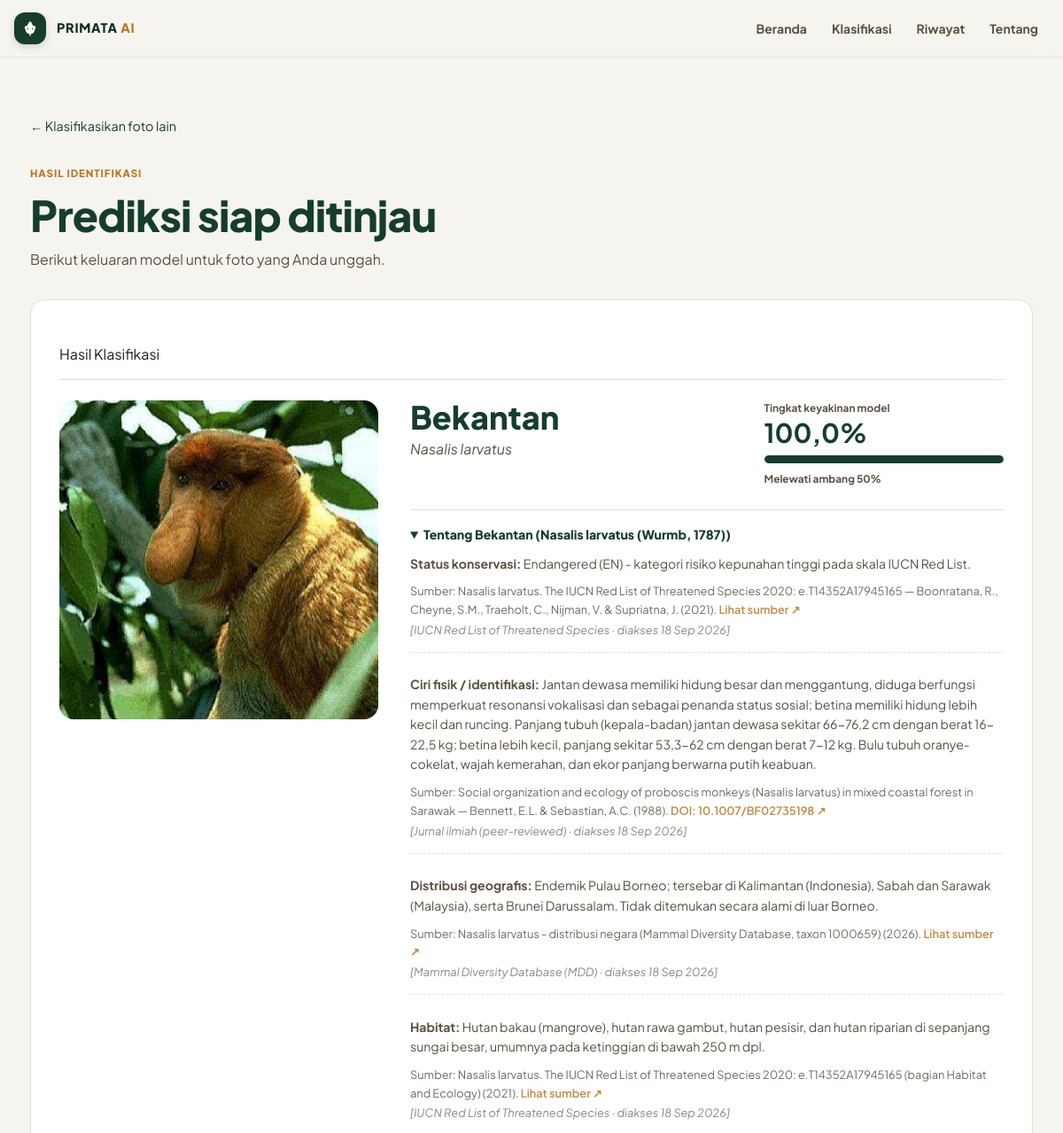
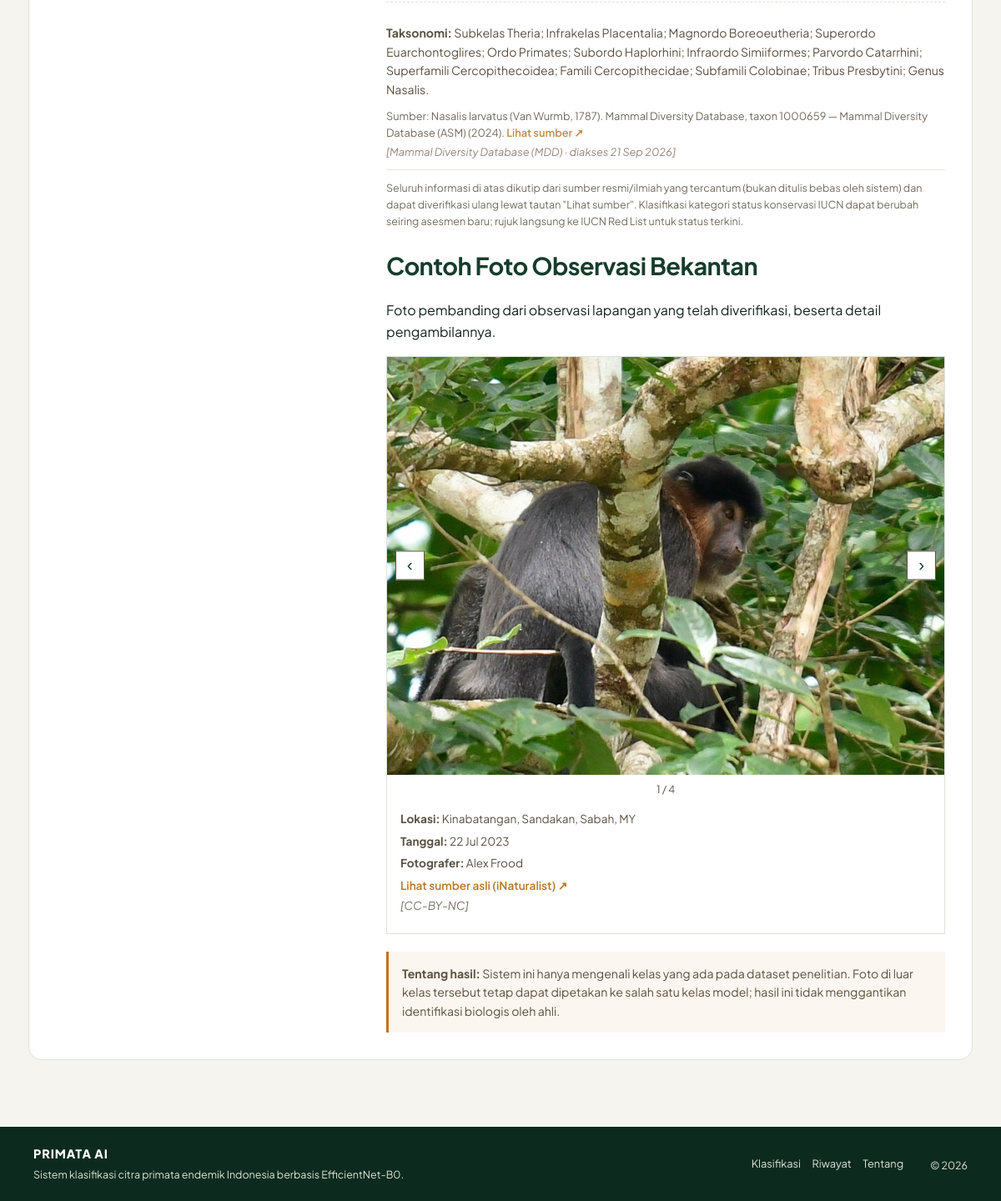
The page /hasil/1/ on the database its author committed (2 pictures, top to bottom).
### classifier/models.py (models this page shows, shortened)
class RiwayatKlasifikasi(models.Model):
    gambar = models.ImageField(upload_to='riwayat/')
    label_prediksi = models.CharField(max_length=50)
    nama_tampilan = models.CharField(max_length=100)
    keyakinan = models.FloatField(help_text="Persentase keyakinan, misal 81.9")
    is_confident = models.BooleanField(
        default=True,
        help_text="False kalau keyakinan di bawah ambang batas (tidak ditampilkan di Riwayat publik)",
    )
    semua_hasil = models.JSONField(
        default=list,
        help_text="Breakdown confidence untuk semua kelas, dipakai buat render ulang chart",
    )
    waktu = models.DateTimeField(auto_now_add=True)
    class Meta:
        ordering = ['-waktu']
        verbose_name = 'Riwayat Klasifikasi'
        verbose_name_plural = 'Riwayat Klasifikasi'

class Spesies(models.Model):
    kode = models.SlugField(
        max_length=50,
        unique=True,
        help_text="Harus sama dengan label di classifier.ml_utils.CLASS_NAMES, misal 'bekantan'.",
    )
    nama_umum = models.CharField(max_length=100, help_text="Nama umum Bahasa Indonesia, misal 'Bekantan'.")
    nama_ilmiah = models.CharField(max_length=100, help_text="Nama binomial, misal 'Nasalis larvatus'.")
    otoritas_taksonomi = models.CharField(
        max_length=100,
        blank=True,
        help_text="Penulis & tahun pertama kali dideskripsikan, misal '(Wurmb, 1787)'.",
    )
    famili = models.CharField(max_length=100, blank=True)
    class Meta:
        verbose_name = 'Spesies'
        verbose_name_plural = 'Spesies'
        ordering = ['nama_umum']

class FaktaSpesies(models.Model):
    KATEGORI_CHOICES = [
        ('taksonomi', 'Taksonomi'),
        ('status_konservasi', 'Status Konservasi'),
        ('ciri_fisik', 'Ciri Fisik / Identifikasi'),
        ('distribusi', 'Distribusi Geografis'),
        ('habitat', 'Habitat'),
    ]
    SOURCE_TYPE_CHOICES = [
        ('iucn_red_list', 'IUCN Red List of Threatened Species'),
        ('mdd', 'Mammal Diversity Database (MDD)'),
        ('jurnal_ilmiah', 'Jurnal ilmiah (peer-reviewed)'),
        ('buku_monograf', 'Buku / Monograf / Taxonomic Revision'),
        ('institusi_resmi', 'Institusi resmi (BKSDA, LIPI/BRIN, IUCN SSC, dst.)'),
    ]
    spesies = models.ForeignKey(Spesies, on_delete=models.CASCADE, related_name='fakta')
    kategori = models.CharField(max_length=30, choices=KATEGORI_CHOICES)
    isi = models.TextField(help_text="Isi informasi, ditulis ringkas dan sesuai sumber (hindari menambah klaim yang tidak ada di sumber).")
    source_type = models.CharField(max_length=30, choices=SOURCE_TYPE_CHOICES)
    source_title = models.CharField(
        max_length=300,
        help_text="Judul rujukan persis, misal 'Nasalis larvatus. The IUCN Red List of Threatened Species 2020: e.T14352A17945165'.",
    )
    source_author = models.CharField(max_length=300, blank=True, help_text="Penulis/tim asesmen, misal 'Boonratana, R. et al.'")
    source_year = models.PositiveIntegerField(null=True, blank=True, help_text="Tahun publikasi/asesmen sumber.")
    source_doi = models.CharField(max_length=150, blank=True, help_text="DOI jika tersedia, misal '10.2305/IUCN.UK.2020-2.RLTS.T14352A17945165.en'.")
    source_url = models.URLField(max_length=500, help_text="Tautan langsung ke sumber (halaman spesies IUCN/MDD, atau DOI paper).")
    source_date = models.DateField(help_text="Tanggal data ini diakses/diverifikasi dari sumber (tanggal akses).")
    catatan = models.TextField(blank=True, help_text="Catatan tambahan, misal jika ada perbedaan pendapat antar sumber.")
    class Meta:
        verbose_name = 'Fakta Spesies'
        verbose_name_plural = 'Fakta Spesies'
        ordering = ['spesies', 'kategori']
        constraints = [
            models.UniqueConstraint(fields=['spesies', 'kategori'], name='unique_kategori_per_spesies'),
        ]

class FotoObservasi(models.Model):
    spesies = models.ForeignKey(Spesies, on_delete=models.CASCADE, related_name='foto_observasi')
    gambar = models.ImageField(upload_to='observasi/')
    lokasi = models.CharField(
        max_length=200, blank=True,
        help_text="Lokasi observasi, misal 'Taman Nasional Tanjung Puting, Kalimantan Tengah'.",
    )
    tanggal_diambil = models.DateField(
        null=True, blank=True,
        help_text="Tanggal foto diambil / observasi dilakukan (bukan tanggal diunggah ke sistem ini).",
    )
    fotografer = models.CharField(max_length=150, blank=True, help_text="Nama observer/fotografer, jika diketahui.")
    sumber_platform = models.CharField(
        max_length=100, blank=True, default='iNaturalist',
        help_text="Platform sumber observasi, misal 'iNaturalist'.",
    )
    sumber_url = models.URLField(max_length=500, blank=True, help_text="Tautan ke observasi asli.")
    lisensi = models.CharField(max_length=100, blank=True, help_text="Lisensi foto, misal 'CC-BY-NC 4.0'.")
    catatan = models.TextField(blank=True)
    urutan = models.PositiveIntegerField(default=0, help_text="Urutan tampil, angka kecil di depan.")
    class Meta:
        verbose_name = 'Foto Observasi'
        verbose_name_plural = 'Foto Observasi'
        ordering = ['spesies', 'urutan', 'id']

### classifier/views.py (the view)
# urls.py: path('hasil/<int:pk>/', views.hasil, name='hasil'),
def hasil(request, pk):
    riwayat = get_object_or_404(RiwayatKlasifikasi, pk=pk)
    display_names = get_display_names_map()
    _, top_sci = display_names.get(riwayat.label_prediksi, (riwayat.nama_tampilan, ''))
    species_info = get_species_info(riwayat.label_prediksi)
    context = {
        'page_title': f'Hasil Klasifikasi — {riwayat.nama_tampilan}',
        'uploaded_image_url': riwayat.gambar.url,
        'prediction': {
            'display_name': riwayat.nama_tampilan,
            'sci_name': top_sci,
            'confidence': riwayat.keyakinan,
            'info': species_info,
            'is_confident': riwayat.is_confident,
        },
        'all_results': riwayat.semua_hasil,
        'threshold_pct': round(CONFIDENCE_THRESHOLD * 100),
    }
    return render(request, 'classifier/hasil.html', context)

### classifier/views.py (called while the page is built)
def get_display_names_map():
    return {
        s.kode: (s.nama_umum, s.nama_ilmiah)
        for s in Spesies.objects.all()
    }

def get_species_info(kode):
    spesies = Spesies.objects.filter(kode=kode).prefetch_related('fakta', 'foto_observasi').first()
    if not spesies:
        return None
    info = {
        'nama_umum': spesies.nama_umum,
        'nama_ilmiah': spesies.nama_ilmiah,
        'otoritas_taksonomi': spesies.otoritas_taksonomi,
        'famili': spesies.famili,
        'fakta': {},
        'foto_observasi': list(spesies.foto_observasi.all()[:4]),
    }
    for f in spesies.fakta.all():
        info['fakta'][f.kategori] = {
            'isi': f.isi,
            'source_type': f.get_source_type_display(),
            'source_title': f.source_title,
            'source_author': f.source_author,
            'source_year': f.source_year,
            'source_doi': f.source_doi,
            'source_url': f.source_url,
            'source_date': f.source_date,
        }
    return info

### classifier/templates/classifier/hasil.html (shortened to what this page needs)
{% extends "classifier/base.html" %}
{% block content %}
<section class="result-hero">
  <p class="back-link"><a href="{% url 'classifier:index' %}">&larr; Klasifikasikan foto lain</a></p>
  <p class="eyebrow">Hasil Identifikasi</p>
  <h1>{% if prediction.is_confident %}Prediksi siap ditinjau{% else %}Hasil perlu diverifikasi{% endif %}</h1>
  <p>Berikut keluaran model untuk foto yang Anda unggah.</p>
</section>
<section class="result-card result-card--redesigned{% if not prediction.is_confident %} result-uncertain{% endif %}">
  <div class="result-heading">
    <p class="label">Hasil Klasifikasi</p>
  </div>
  <div class="result-body">
    <img src="{{ uploaded_image_url }}" alt="Foto yang diunggah" class="result-image">
    <div class="result-info">
      <div class="prediction-summary">
        <div>
          <p class="result-species">{% if prediction.is_confident %}{{ prediction.display_name }}{% else %}{{ prediction.display_name }}{% endif %}</p>
          {% if prediction.is_confident %}
          <p class="result-sci">{{ prediction.sci_name }}</p>
          {% else %}
          <p class="result-uncertain-note">Prediksi tertinggi, tetapi belum melewati ambang validasi sistem.</p>
          {% endif %}
        </div>
        <div class="confidence-meter" aria-label="Tingkat keyakinan model {{ prediction.confidence }} persen">
          <span class="confidence-meter__label">Tingkat keyakinan model</span>
          <strong>{{ prediction.confidence }}%</strong>
          <span class="confidence-meter__track" aria-hidden="true"><span style="width: {{ prediction.confidence }}%"></span></span>
          <span class="confidence-meter__state">{% if prediction.is_confident %}Melewati ambang {{ threshold_pct }}%{% else %}Di bawah ambang {{ threshold_pct }}%{% endif %}</span>
        </div>
      </div>
      {% if prediction.is_confident and prediction.info %}
      <details class="species-note" open>
        <summary>Tentang {{ prediction.display_name }} ({{ prediction.info.nama_ilmiah }}{% if prediction.info.otoritas_taksonomi %} {{ prediction.info.otoritas_taksonomi }}{% endif %})</summary>
        {% with fakta=prediction.info.fakta %}
        {% if fakta.status_konservasi %}
        <div class="species-fact">
          <p><strong>Status konservasi:</strong> {{ fakta.status_konservasi.isi }}</p>
          <p class="species-fact__source">
            Sumber: {{ fakta.status_konservasi.source_title }}{% if fakta.status_konservasi.source_author %} — {{ fakta.status_konservasi.source_author }}{% endif %}{% if fakta.status_konservasi.source_year %} ({{ fakta.status_konservasi.source_year }}){% endif %}.
            <a href="{{ fakta.status_konservasi.source_url }}" target="_blank" rel="noopener noreferrer">Lihat sumber &#8599;</a>
            <span class="species-fact__meta">[{{ fakta.status_konservasi.source_type }} · diakses {{ fakta.status_konservasi.source_date|date:"d M Y" }}]</span>
          </p>
        </div>
        {% endif %}
        {% if fakta.ciri_fisik %}
        <div class="species-fact">
          <p><strong>Ciri fisik / identifikasi:</strong> {{ fakta.ciri_fisik.isi }}</p>
          <p class="species-fact__source">
            Sumber: {{ fakta.ciri_fisik.source_title }}{% if fakta.ciri_fisik.source_author %} — {{ fakta.ciri_fisik.source_author }}{% endif %}{% if fakta.ciri_fisik.source_year %} ({{ fakta.ciri_fisik.source_year }}){% endif %}.
            {% if fakta.ciri_fisik.source_doi %}<a href="https://doi.org/{{ fakta.ciri_fisik.source_doi }}" target="_blank" rel="noopener noreferrer">DOI: {{ fakta.ciri_fisik.source_doi }} &#8599;</a>{% else %}<a href="{{ fakta.ciri_fisik.source_url }}" target="_blank" rel="noopener noreferrer">Lihat sumber &#8599;</a>{% endif %}
            <span class="species-fact__meta">[{{ fakta.ciri_fisik.source_type }} · diakses {{ fakta.ciri_fisik.source_date|date:"d M Y" }}]</span>
          </p>
        </div>
        {% endif %}
        {% if fakta.distribusi %}
        <div class="species-fact">
          <p><strong>Distribusi geografis:</strong> {{ fakta.distribusi.isi }}</p>
          <p class="species-fact__source">
            Sumber: {{ fakta.distribusi.source_title }}{% if fakta.distribusi.source_year %} ({{ fakta.distribusi.source_year }}){% endif %}.
            <a href="{{ fakta.distribusi.source_url }}" target="_blank" rel="noopener noreferrer">Lihat sumber &#8599;</a>
            <span class="species-fact__meta">[{{ fakta.distribusi.source_type }} · diakses {{ fakta.distribusi.source_date|date:"d M Y" }}]</span>
          </p>
        </div>
        {% endif %}
        {% if fakta.habitat %}
        <div class="species-fact">
          <p><strong>Habitat:</strong> {{ fakta.habitat.isi }}</p>
          <p class="species-fact__source">
            Sumber: {{ fakta.habitat.source_title }}{% if fakta.habitat.source_year %} ({{ fakta.habitat.source_year }}){% endif %}.
            <a href="{{ fakta.habitat.source_url }}" target="_blank" rel="noopener noreferrer">Lihat sumber &#8599;</a>
            <span class="species-fact__meta">[{{ fakta.habitat.source_type }} · diakses {{ fakta.habitat.source_date|date:"d M Y" }}]</span>
          </p>
        </div>
        {% endif %}
        {% if fakta.taksonomi %}
        <div class="species-fact">
          <p><strong>Taksonomi:</strong> {{ fakta.taksonomi.isi }}</p>
          <p class="species-fact__source">
            Sumber: {{ fakta.taksonomi.source_title }}{% if fakta.taksonomi.source_author %} — {{ fakta.taksonomi.source_author }}{% endif %}{% if fakta.taksonomi.source_year %} ({{ fakta.taksonomi.source_year }}){% endif %}.
            {% if fakta.taksonomi.source_doi %}<a href="https://doi.org/{{ fakta.taksonomi.source_doi }}" target="_blank" rel="noopener noreferrer">DOI: {{ fakta.taksonomi.source_doi }} &#8599;</a>{% else %}<a href="{{ fakta.taksonomi.source_url }}" target="_blank" rel="noopener noreferrer">Lihat sumber &#8599;</a>{% endif %}
            <span class="species-fact__meta">[{{ fakta.taksonomi.source_type }} · diakses {{ fakta.taksonomi.source_date|date:"d M Y" }}]</span>
          </p>
        </div>
        {% endif %}
        {% endwith %}
        <p class="species-note__disclaimer">
          Seluruh informasi di atas dikutip dari sumber resmi/ilmiah yang tercantum
          (bukan ditulis bebas oleh sistem) dan dapat diverifikasi ulang lewat tautan
          "Lihat sumber". Klasifikasi kategori status konservasi IUCN dapat berubah
          seiring asesmen baru; rujuk langsung ke IUCN Red List untuk status terkini.
        </p>
      </details>
      {% if prediction.info.foto_observasi %}
      <section class="observation-gallery" aria-labelledby="observasi-title">
        <h2 id="observasi-title">Contoh Foto Observasi {{ prediction.display_name }}</h2>
        <p class="observation-intro">Foto pembanding dari observasi lapangan yang telah diverifikasi, beserta detail pengambilannya.</p>
        <div class="observation-carousel" data-carousel>
          <div class="observation-viewport">
            {% if prediction.info.foto_observasi|length > 1 %}
            <button type="button" class="observation-nav observation-nav--prev" data-carousel-prev aria-label="Foto sebelumnya">&#8249;</button>
            {% endif %}
            {% for foto in prediction.info.foto_observasi %}
            <figure class="observation-slide{% if forloop.first %} is-active{% endif %}" data-carousel-slide>
              <img src="{{ foto.gambar.url }}" alt="Foto observasi {{ prediction.display_name }} di {{ foto.lokasi|default:'lokasi tidak diketahui' }}">
            </figure>
            {% endfor %}
            {% if prediction.info.foto_observasi|length > 1 %}
            <button type="button" class="observation-nav observation-nav--next" data-carousel-next aria-label="Foto berikutnya">&#8250;</button>
            {% endif %}
          </div>
          {% if prediction.info.foto_observasi|length > 1 %}
          <p class="observation-counter" data-carousel-counter>1 / {{ prediction.info.foto_observasi|length }}</p>
          {% endif %}
          {% for foto in prediction.info.foto_observasi %}
          <div class="observation-details{% if forloop.first %} is-active{% endif %}" data-carousel-details>
            {% if foto.lokasi %}<p><strong>Lokasi:</strong> {{ foto.lokasi }}</p>{% endif %}
            {% if foto.tanggal_diambil %}<p><strong>Tanggal:</strong> {{ foto.tanggal_diambil|date:"d M Y" }}</p>{% endif %}
            {% if foto.fotografer %}<p><strong>Fotografer:</strong> {{ foto.fotografer }}</p>{% endif %}
            {% if foto.sumber_url %}
            <p class="observation-source">
              <a href="{{ foto.sumber_url }}" target="_blank" rel="noopener noreferrer">Lihat sumber asli{% if foto.sumber_platform %} ({{ foto.sumber_platform }}){% endif %} &#8599;</a>
              {% if foto.lisensi %}<span class="species-fact__meta">[{{ foto.lisensi }}]</span>{% endif %}
            </p>
            {% endif %}
          </div>
          {% endfor %}
        </div>
      </section>
      {% endif %}
      {% elif prediction.is_confident %}
      <p class="species-note__missing">Data spesies bersumber untuk {{ prediction.display_name }} belum tersedia di database.</p>
      {% endif %}
      <aside class="result-guidance">
        <strong>Tentang hasil:</strong> Sistem ini hanya mengenali kelas yang ada pada dataset penelitian. Foto di luar kelas tersebut tetap dapat dipetakan ke salah satu kelas model; hasil ini tidak menggantikan identifikasi biologis oleh ahli.
      </aside>
    </div>
  </div>
</section>
{% endblock %}

### rows shown on the page
RiwayatKlasifikasi: display_name "Bekantan", confidence "100,0"
Spesies: sci_name "Nasalis larvatus", info.nama_ilmiah "Nasalis larvatus", info.otoritas_taksonomi "(Wurmb, 1787)"
FaktaSpesies: status_konservasi.isi "Endangered (EN) - kategori risiko kepunahan tinggi pada skala IUCN Red List.", status_konservasi.source_title "Nasalis larvatus. The IUCN Red List of Threatened Species 2020: e.T14352A17945165", status_konservasi.source_author "Boonratana, R., Cheyne, S.M., Traeholt, C., Nijman, V. & Supriatna, J.", status_konservasi.source_date "18 Sep 2026"
FaktaSpesies: ciri_fisik.isi "Jantan dewasa memiliki hidung besar dan menggantung, diduga berfungsi memperkuat resonansi vokalisasi dan sebagai penanda status sosial; betina memiliki hidung lebih kecil dan runcing. Panjang tubuh (kepala-badan) jantan dewasa sekitar 66-76,2 cm dengan berat 16-22,5 kg; betina lebih kecil, panjang sekitar 53,3-62 cm dengan berat 7-12 kg. Bulu tubuh oranye-cokelat, wajah kemerahan, dan ekor panjang berwarna putih keabuan.", ciri_fisik.source_title "Social organization and ecology of proboscis monkeys (Nasalis larvatus) in mixed coastal forest in Sarawak", ciri_fisik.source_author "Bennett, E.L. & Sebastian, A.C.", ciri_fisik.source_doi "10.1007/BF02735198", ciri_fisik.source_date "18 Sep 2026"
FaktaSpesies: distribusi.isi "Endemik Pulau Borneo; tersebar di Kalimantan (Indonesia), Sabah dan Sarawak (Malaysia), serta Brunei Darussalam. Tidak ditemukan secara alami di luar Borneo.", distribusi.source_title "Nasalis larvatus - distribusi negara (Mammal Diversity Database, taxon 1000659)", distribusi.source_date "18 Sep 2026"
FaktaSpesies: habitat.isi "Hutan bakau (mangrove), hutan rawa gambut, hutan pesisir, dan hutan riparian di sepanjang sungai besar, umumnya pada ketinggian di bawah 250 m dpl.", habitat.source_title "Nasalis larvatus. The IUCN Red List of Threatened Species 2020: e.T14352A17945165 (bagian Habitat and Ecology)", habitat.source_date "18 Sep 2026"
FaktaSpesies: taksonomi.isi "Subkelas Theria; Infrakelas Placentalia; Magnordo Boreoeutheria; Superordo Euarchontoglires; Ordo Primates; Subordo Haplorhini; Infraordo Simiiformes; Parvordo Catarrhini; Superfamili Cercopithecoidea; Famili Cercopithecidae; Subfamili Colobinae; Tribus Presbytini; Genus Nasalis.", taksonomi.source_title "Nasalis larvatus (Van Wurmb, 1787). Mammal Diversity Database, taxon 1000659", taksonomi.source_author "Mammal Diversity Database (ASM)", taksonomi.source_date "21 Sep 2026"
FotoObservasi: gambar (picture), lokasi "Kinabatangan, Sandakan, Sabah, MY", tanggal_diambil "22 Jul 2023", fotografer "Alex Frood", sumber_platform "iNaturalist", lisensi "CC-BY-NC"

### other values the page prints
{{ threshold_pct }} "50"
{{ fakta.status_konservasi.source_year }} "2021"
{{ fakta.status_konservasi.source_type }} "IUCN Red List of Threatened Species"
{{ fakta.ciri_fisik.source_year }} "1988"
{{ fakta.ciri_fisik.source_type }} "Jurnal ilmiah (peer-reviewed)"
{{ fakta.distribusi.source_year }} "2026"
{{ fakta.distribusi.source_type }} "Mammal Diversity Database (MDD)"
{{ fakta.habitat.source_year }} "2021"
{{ fakta.habitat.source_type }} "IUCN Red List of Threatened Species"
{{ fakta.taksonomi.source_year }} "2024"
{{ fakta.taksonomi.source_type }} "Mammal Diversity Database (MDD)"
{{ prediction.info.foto_observasi|length }} "4"
